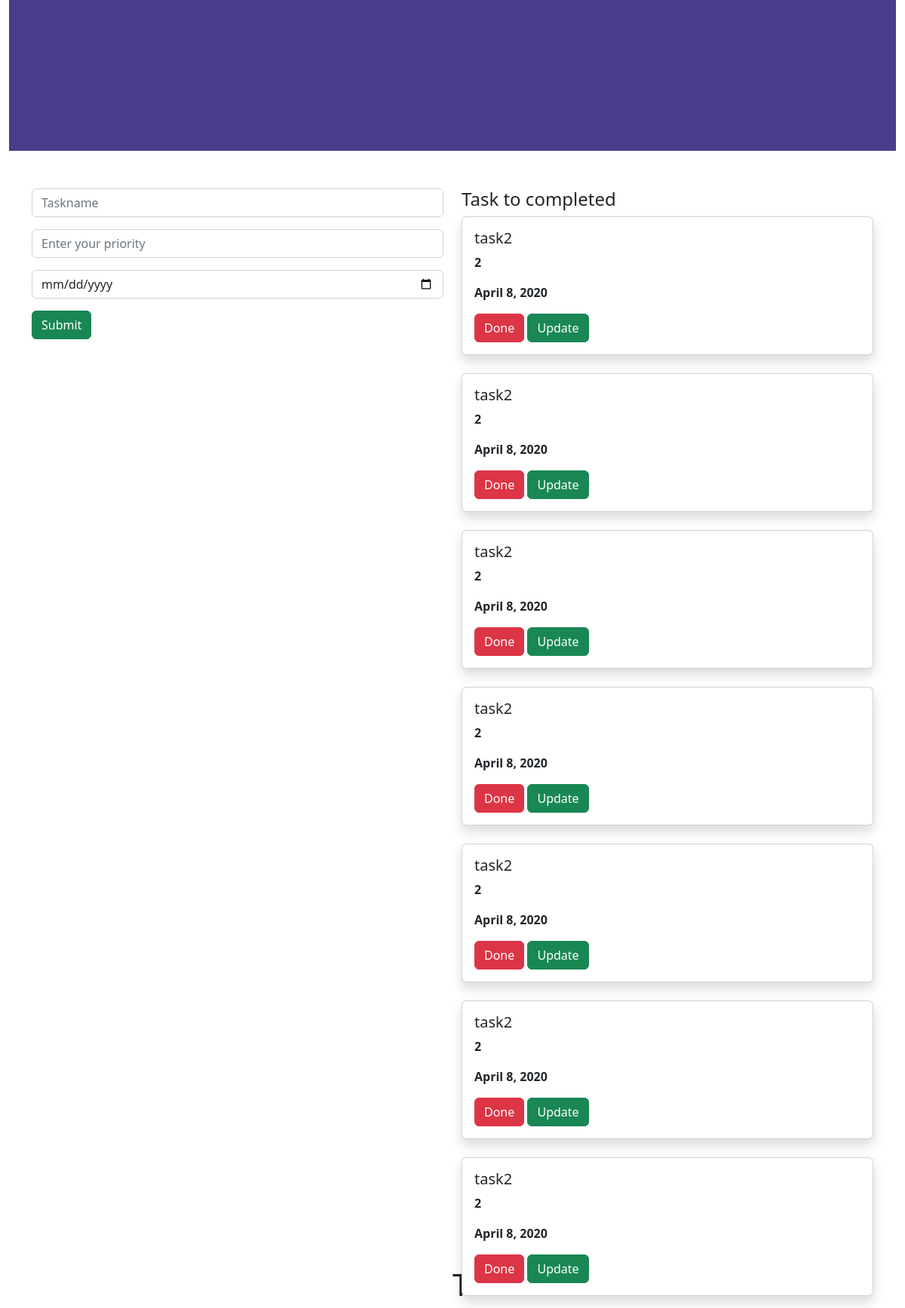
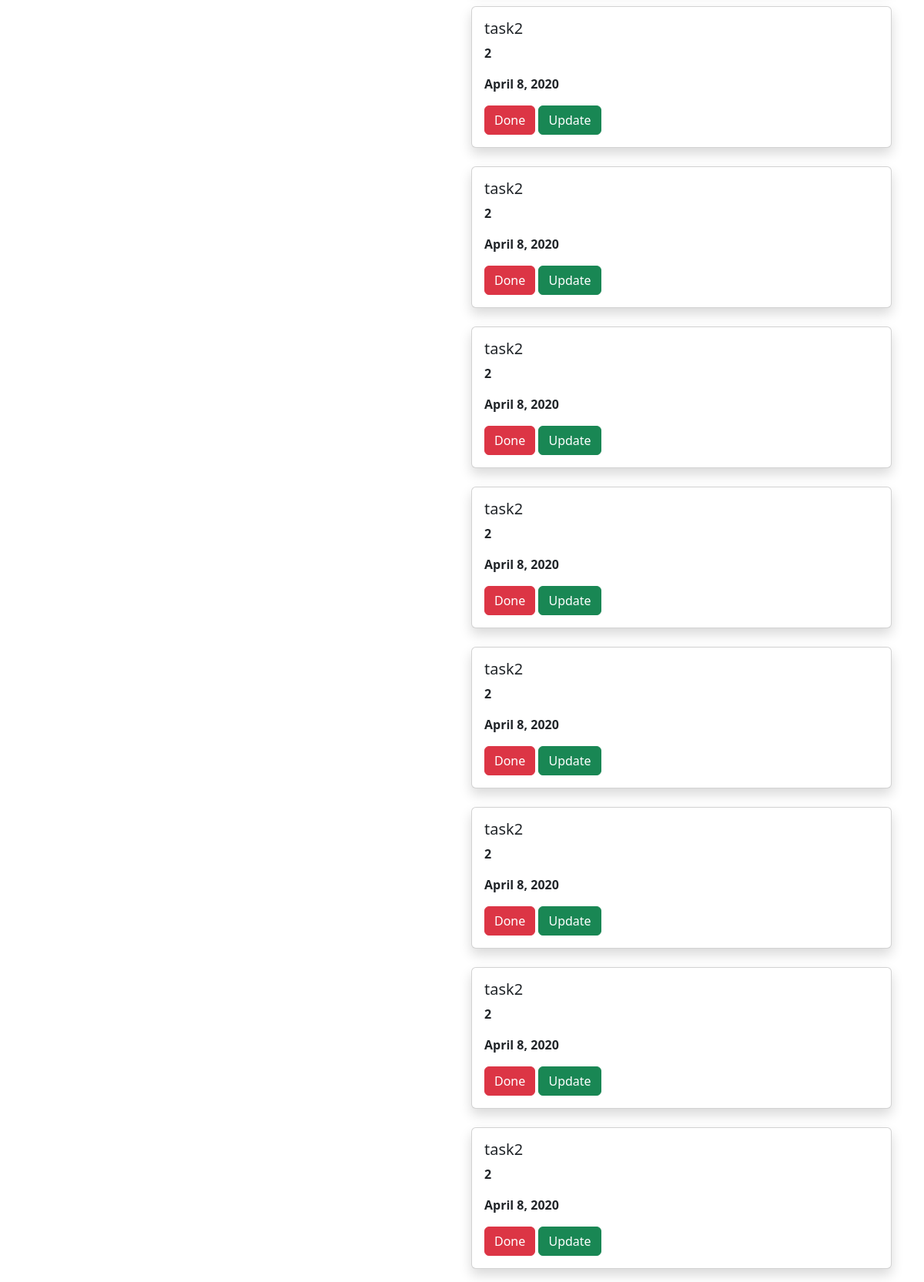
The page / (upper part) on the database its author committed (2 pictures, top to bottom).
### todoapp/models.py (models this page shows, shortened)
class Task(models.Model):
    name=models.CharField(max_length=250)
    priority=models.IntegerField()
    date=models.DateField()

### todoapp/views.py (the view)
# urls.py: path('',views.add, name='add'),
def add(request):
    task1=Task.objects.all()
    if request.method=="POST":
        name=request.POST.get('task','')
        priority=request.POST.get('priority','')
        date=request.POST.get('date','')
        task=Task(name=name,priority=priority,date=date)
        task.save()
    return render(request,'home.html',{'task':task1})

### templates/home.html (shortened to what this page needs)
{% extends 'base.html' %}
{% block content %}
<div class="container-fluid">
    <div class="row">
        <div class="col-md-12">
            <div class="banner">
                <div class="banner-text">
                    <h1>ToDo</h1>
                </div>
            </div>
        </div>
    </div>
</div>
<div class="container">
    <div class="row">
<div class="col-md-6">
<form method="POST" class=""  action="">
<div class="mb-3">
        <input type="text" class="form-control" name="task" placeholder="Taskname" >
</div>
<div class="mb-3">
    <input type="text" class="form-control" name="priority" placeholder="Enter your priority">
</div>
    <div class="mb-3">
    <input type="date" class="form-control" name="date" placeholder="Enter your date">
</div>
<div class="mb-3">
<input type="submit" class="btn btn-success">
</div>
</form>
    </div>
        <div class="col-md-6">
            <h4> Task to completed</h4>
            {% for i in task %}
            <div class="shadow card">
            <div class="card-body">
                <h5 class="card-title">{{ i.name }}</h5>
                <p><b>{{i.priority}}</b></p>
                <p><b>{{i.date}}</b></p>
                <a class="btn btn-danger" href="{% url 'delete' i.id %}">Done</a>
                <a class="btn btn-success" href="{% url 'update' i.id %}">Update</a>
            </div>
                </div>
            <br>
            {% endfor %}
        </div>
</div>
    </div>
{% endblock %}

### templates/base.html (shortened to what this page needs)
{% load static %}
<!DOCTYPE html>
<html lang="en">
<head>
    <link rel="stylesheet" href="https://cdn.jsdelivr.net/npm/bootstrap@5.2.3/dist/css/bootstrap.min.css">
    <link rel="stylesheet" href="{% static 'style.css' %}">
</head>
<body>
{% block content %}
{% endblock %}
</body>
</html>

### static/style.css (style rules this page uses)
.banner { background-color: darkslateblue; width:100%; height:200px; margin-bottom:50px; }
.banner-text { top:20%; left:50%; position:absolute; }

### rows shown on the page
Task: name "task2", priority "2", date "April 8, 2020"
Task: name "task2", priority "2", date "April 8, 2020"
Task: name "task2", priority "2", date "April 8, 2020"
Task: name "task2", priority "2", date "April 8, 2020"
Task: name "task2", priority "2", date "April 8, 2020"
Task: name "task2", priority "2", date "April 8, 2020"
Task: name "task2", priority "2", date "April 8, 2020"
Task: name "task2", priority "2", date "April 8, 2020"
Task: name "task2", priority "2", date "April 8, 2020"
Task: name "task2", priority "2", date "April 8, 2020"
Task: name "task2", priority "2", date "April 8, 2020"
Task: name "task2", priority "2", date "April 8, 2020"
Task: name "task2", priority "2", date "April 8, 2020"
Task: name "task2", priority "2", date "April 8, 2020"
Task: name "task2", priority "2", date "April 8, 2020"
